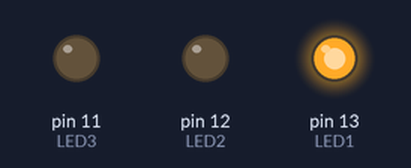
Bench run of a sketch on a simulated Arduino Uno, built with avr-gcc and run on an emulated ATmega328P. On the bench: output pins drawn as LEDs (lit = HIGH).

Above: at 0.15 s.
At 0.45 s:
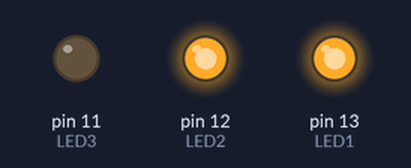
At 1.1 s:
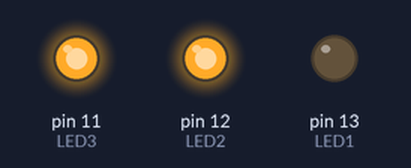
At 1.5 s:
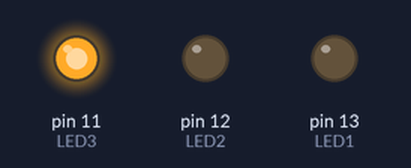
At 2.85 s:
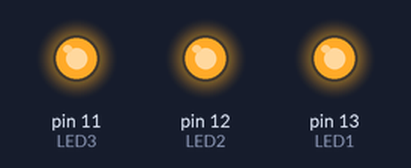
At 4.0 s:
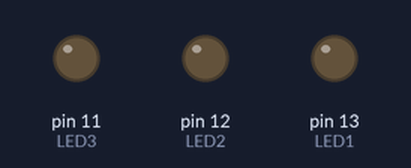
Timing chart, 0 to 4.8 s (numbered marks = the images above):
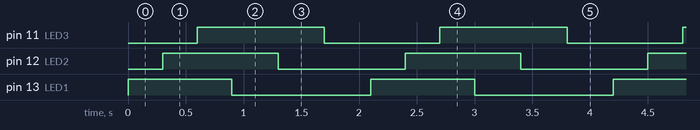

Measured:
- by itself, pin 11 (LED3): alternates HIGH for 1.1 s and LOW for 1.0 s
- by itself, pin 12 (LED2): alternates HIGH for 1.0 s and LOW for 1.1 s
- by itself, pin 13 (LED1): alternates HIGH for 0.90 s and LOW for 1.2 s

The sketch:

Blink_LED.ino
```cpp
  int LED1= 13;
  int LED2= 12;
  int LED3= 11;

void setup() {
  pinMode(LED1, OUTPUT);
  pinMode(LED2, OUTPUT);
  pinMode(LED3, OUTPUT);


}

void loop() {
  digitalWrite(LED1, HIGH);  // turn on LED1
  delay(300);               // wait for 300ms
  digitalWrite(LED2, HIGH); // turn on LED2
  delay(300);               // wait for 300ms
  digitalWrite(LED3, HIGH); // turn on LED3
  delay(300);               // wait for 300ms
  digitalWrite(LED1, LOW);  // turn on LED1
  delay(400);               // wait for 400ms
  digitalWrite(LED2, LOW);  // turn on LED2
  delay(400);               // wait for 400ms
  digitalWrite(LED3, LOW);  // turn on LED3
  delay(400);               // wait for 400ms befor runing program all over again
}
```
